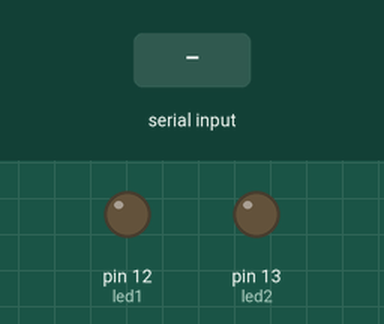
Bench run of a sketch on a simulated Arduino Uno, built with avr-gcc and run on an emulated ATmega328P. On the bench: output pins drawn as LEDs (lit = HIGH). The inputs (shaded band) are chosen by the test bench.

Above: at 1.2 s.
1.3 s: "a" received over Serial
At 2.4 s:
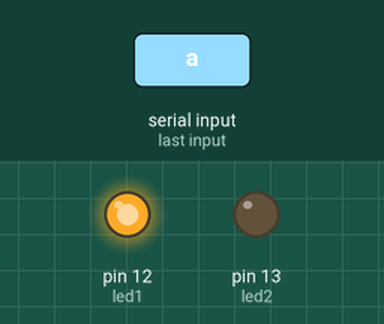
2.8 s: "s" received over Serial
At 3.6 s:
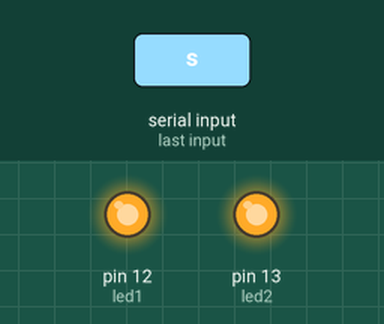
4.3 s: "q" received over Serial
At 4.7 s:
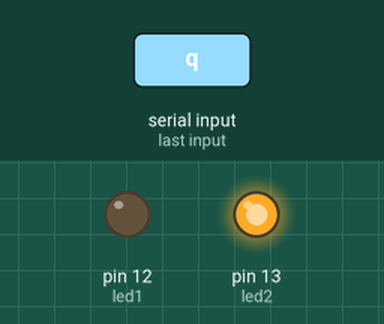
5.8 s: "w" received over Serial
At 7.1 s:
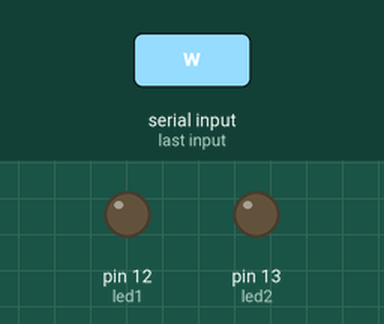
Timing chart, 0 to 8.3 s (numbered marks = the images above; inputs shaded):
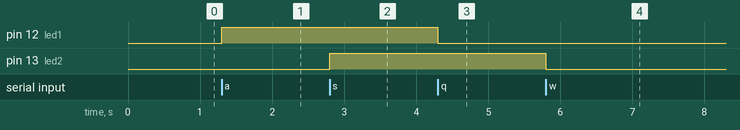

The sketch:

Autmacao_switch.ino
```cpp
/**
   Automação com estrutura SWITCH/CASE
   @author Eugenio Ramos Junior
*/

#define led1 12
#define led2 13

char leitor; // Criando uma variável para receber um caracter, somente um caracter,  usando aspas simples ' '

void setup() {
  pinMode(led1, OUTPUT);
  pinMode(led2, OUTPUT);
  Serial.begin(9600);

}

void loop() {

  if (Serial.available()) {           //Avalia se há comunicação com porta serial, caso não hajad não executa o código
    leitor = Serial.read();

    switch (leitor) {
      case 'a':
        digitalWrite(led1, HIGH);
        break;

      case 'q':
          digitalWrite(led1, LOW);
        break;

      case 's':
        digitalWrite(led2, HIGH);
        break;

      case 'w':
          digitalWrite(led2, LOW);
        break;
    }
  }
}
```

Measured:
- after the input at 1.3 s, pin 12 (led1): LOW → HIGH at once
- after the input at 2.8 s, pin 13 (led2): LOW → HIGH at once
- after the input at 4.3 s, pin 12 (led1): HIGH → LOW at once
- after the input at 5.8 s, pin 13 (led2): HIGH → LOW at once
